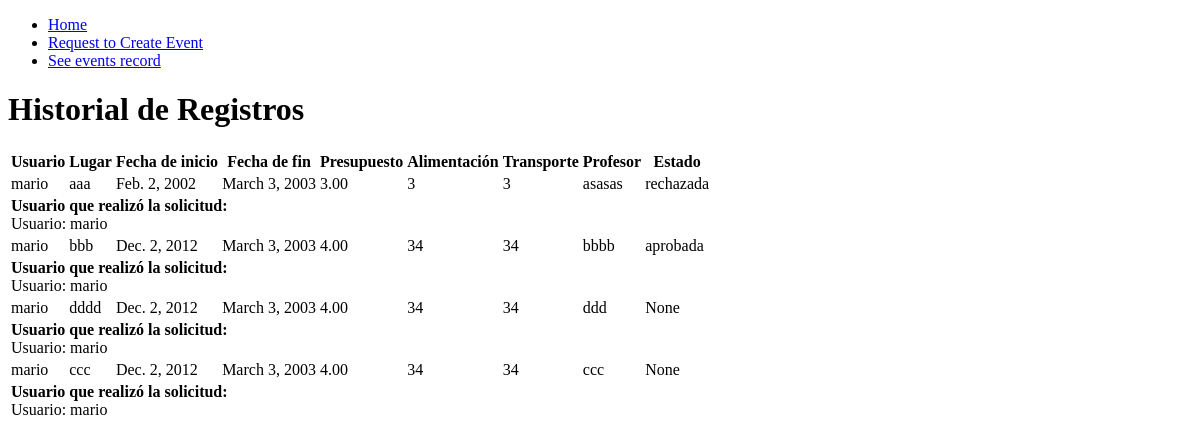
Before: /event-record/ with the older database file.
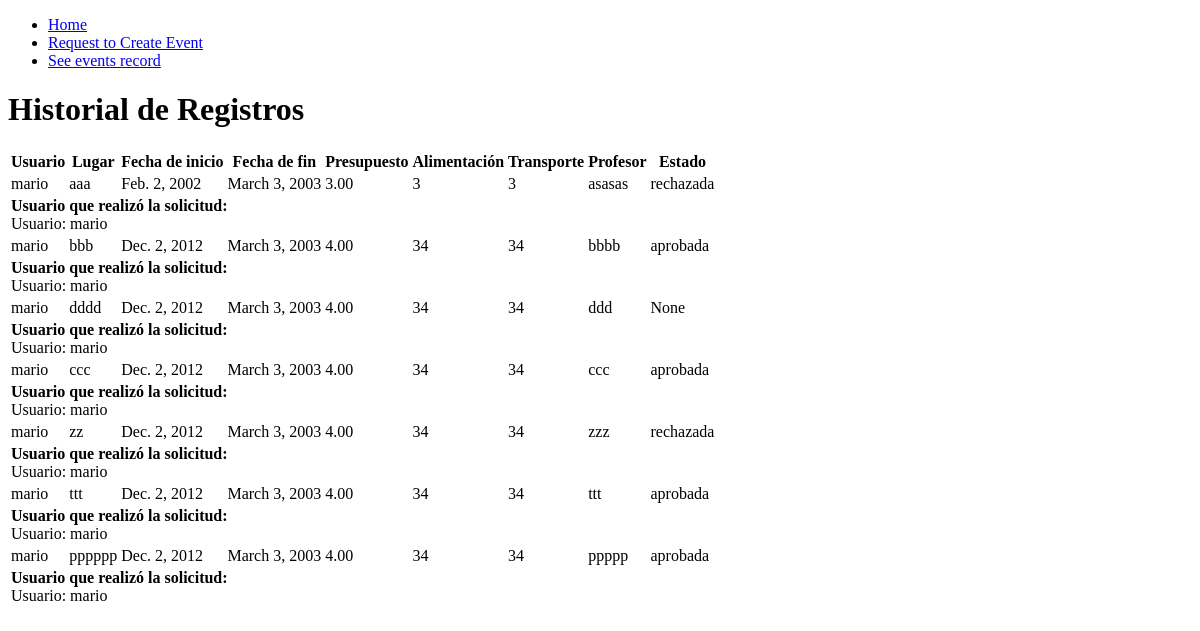
After: the same page with the newer database file.
### myapp/models.py (models this page shows, shortened)
class EventRequest(models.Model):
    usuario = models.ForeignKey(User, null=True, on_delete=models.CASCADE)
    lugar = models.CharField(max_length=200)
    fecha_inicio = models.DateField()
    fecha_fin = models.DateField()
    presupuesto = models.DecimalField(max_digits=10, decimal_places=2)
    alimentacion = models.CharField(max_length=200)
    transporte = models.CharField(max_length=200)
    profesor = models.CharField(max_length=200)
    estado_solicitud = models.CharField(null=True, max_length=200, default='Pendiente')

### myapp/views.py (the view)
# urls.py: path('event-record/', views.eventRecord,
def eventRecord(request):
    eventos = EventRequest.objects.all()
    return render(request, 'event_record.html', {'eventos': eventos})

### myapp/templates/event_record.html (shortened to what this page needs)
<!DOCTYPE html>
<html lang="es">
<head>
</head>
<body>
    {% extends 'layouts/base.html' %}
    {% block content %}
    <h1>Historial de Registros</h1>
    <table>
        <thead>
            <tr>
                <th>Usuario</th>
                <th>Lugar</th>
                <th>Fecha de inicio</th>
                <th>Fecha de fin</th>
                <th>Presupuesto</th>
                <th>Alimentación</th>
                <th>Transporte</th>
                <th>Profesor</th>
                <th>Estado</th>
            </tr>
        </thead>
        <tbody>
            {% for evento in eventos %}
            <tr>
                <td>{{ evento.usuario }}</td>
                <td>{{ evento.lugar }}</td>
                <td>{{ evento.fecha_inicio }}</td>
                <td>{{ evento.fecha_fin }}</td>
                <td>{{ evento.presupuesto }}</td>
                <td>{{ evento.alimentacion }}</td>
                <td>{{ evento.transporte }}</td>
                <td>{{ evento.profesor }}</td>
                <td>{{ evento.estado_solicitud }}</td>
            </tr>
            <tr>
                <td colspan="8">
                    <strong>Usuario que realizó la solicitud:</strong><br>
                    Usuario: {{ evento.usuario.username }}<br>
                </td>
            </tr>
            {% endfor %}
        </tbody>
    </table>
    {% endblock %}

### myapp/templates/layouts/base.html
<nav>
    <ul>
        <li>
            <a href="/index">Home</a>
        </li>
        <li>
            <a href="/create-event-request">Request to Create Event</a>
        </li>
        <li>
            <a href="/event-record">See events record</a>
        </li>
    </ul>
</nav>
{% block content %}
{% endblock %}

Changed rows visible on the page:
changed EventRequest "ccc": estado_solicitud "None" → "aprobada"
added EventRequest: usuario "mario", lugar "zz", fecha_inicio "Dec. 2, 2012", fecha_fin "March 3, 2003", presupuesto "4.00", alimentacion "34", transporte "34", profesor "zzz", estado_solicitud "rechazada", usuario.username "mario"
added EventRequest: usuario "mario", lugar "ttt", fecha_inicio "Dec. 2, 2012", fecha_fin "March 3, 2003", presupuesto "4.00", alimentacion "34", transporte "34", profesor "ttt", estado_solicitud "aprobada", usuario.username "mario"
added EventRequest: usuario "mario", lugar "pppppp", fecha_inicio "Dec. 2, 2012", fecha_fin "March 3, 2003", presupuesto "4.00", alimentacion "34", transporte "34", profesor "ppppp", estado_solicitud "aprobada", usuario.username "mario"
